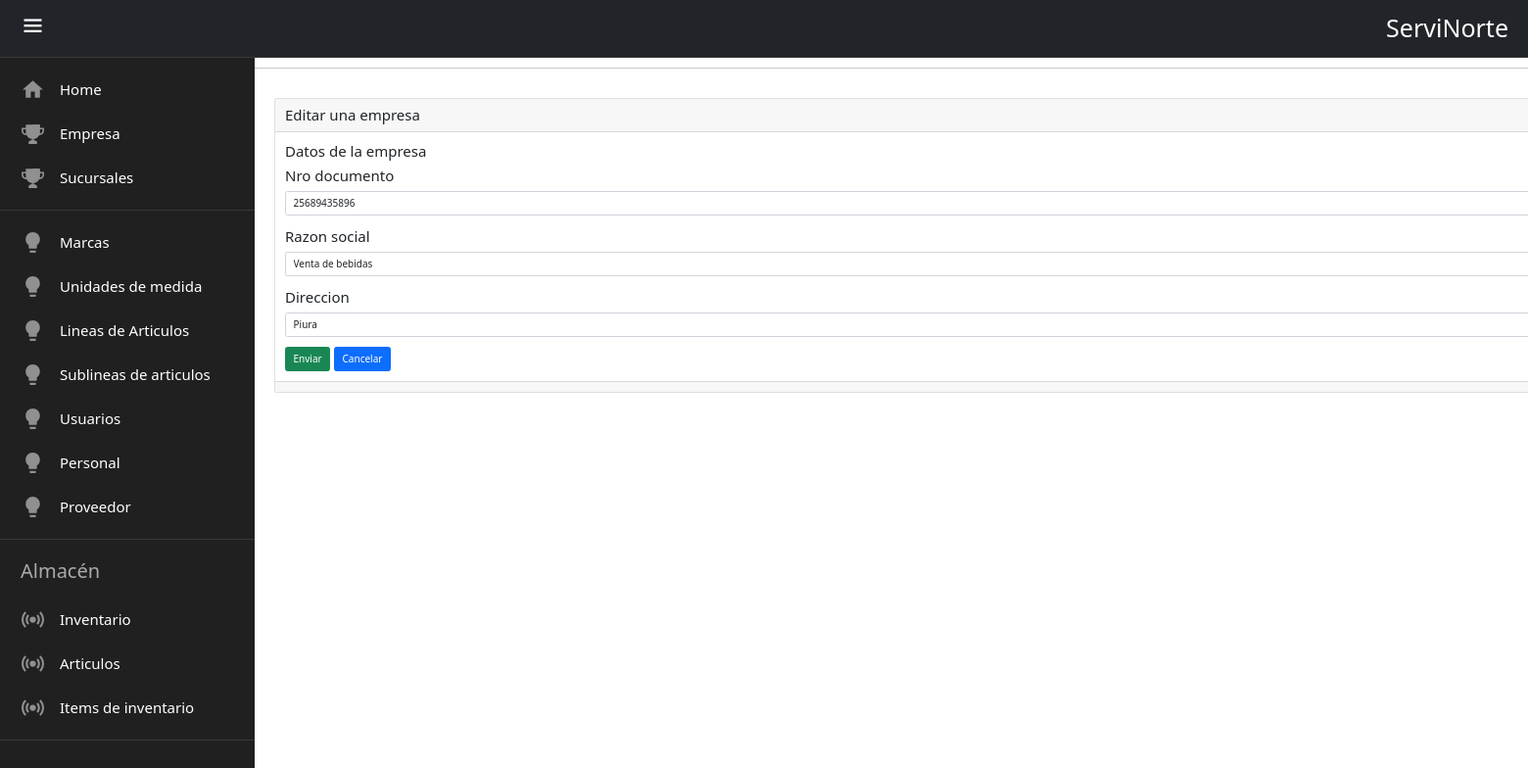
The app's page /empresa/editar/1 with its own data.
### servinorte_r/models.py (models this page shows, shortened)
class Empresa(models.Model):
    nro_documento = models.CharField(
        max_length=11, help_text="El nro.documento de la empresa. "
    )
    razon_social = models.CharField(
        max_length=150, help_text="La razón social de la empresa. "
    )
    direccion = models.CharField(
        max_length=150, help_text="La direccion de la empresa. "
    )

### servinorte_r/views.py (the view)
# urls.py: path('empresa/editar',views.editar_empresa,name='editar_empresa'),
def editar_empresa(request,id):
    empresa=Empresa.objects.get(id=id)
    formulario_E=EmpresaForm(request.POST or None, request.FILES or None,instance=empresa)
    if formulario_E.is_valid() and request.POST:
        formulario_E.save()
        return redirect('empresa')
    return render(request,"empresa/editar.html",{'formulario_E':formulario_E})

### servinorte_r/forms.py
class EmpresaForm(forms.ModelForm):
    class Meta:
        model = Empresa
        fields = '__all__'

### templates/empresa/editar.html
{% extends 'base.html' %} {% block titulo%} Editar empresa {% endblock %} {% block content %}
<hr />
<div class="contenedor">
  <div class="card">
    <div class="card-header">Editar una empresa</div>
    <div class="card-body">
      <h4 class="card-title">Datos de la empresa</h4>
      {% include 'empresa/form.html' %}
    </div>
    <div class="card-footer text-muted"></div>
  </div>
</div>
{% endblock %}

### templates/empresa/form.html (shortened to what this page needs)
<form enctype="multipart/form-data" method="post">
  {% csrf_token %} {% for campo in formulario_E %}
  <div class="mb-3">
    <label for="" class="form-label">{{ campo.label }}</label>
    <input
      type="{{ campo.field.widget.input_type }}"
      class="form-control"
      name="{{ campo.name }}"
      id=""
      aria-describedby="helpId"
      placeholder="{{ campo.label }}"
      value="{{ campo.value | default:'' }}"
    />
  </div>
  {% endfor %}
  <input name="" id="" class="btn btn-success" type="submit" value="Enviar" />
  <a name="" id="" class="btn btn-primary" href="{%url 'empresa' %}" role="button">Cancelar</a>
</form>

### servinorte_r/static/css/style.css (style rules this page uses)
:root { --fondo-color:#231e27; --items-color:#202020; --border-color:#383838; --text-color:#e7e7e7; }
* { padding: 0; box-sizing: border-box; margin: 0; }
html { font-size: 62.5%; font-family: sans-serif; }
body { width: 100%; height: 100vh; background-color: #231e27; position: relative; }
.contenedor { width:1600px; margin-left:280px; margin-top: 30px; font-size: 150%; }

### records on screen
Empresa: nro_documento "25689435896" "Venta de bebidas" "Piura"

### other values on screen
{{ campo.label }} "Nro documento" "Razon social" "Direccion"
